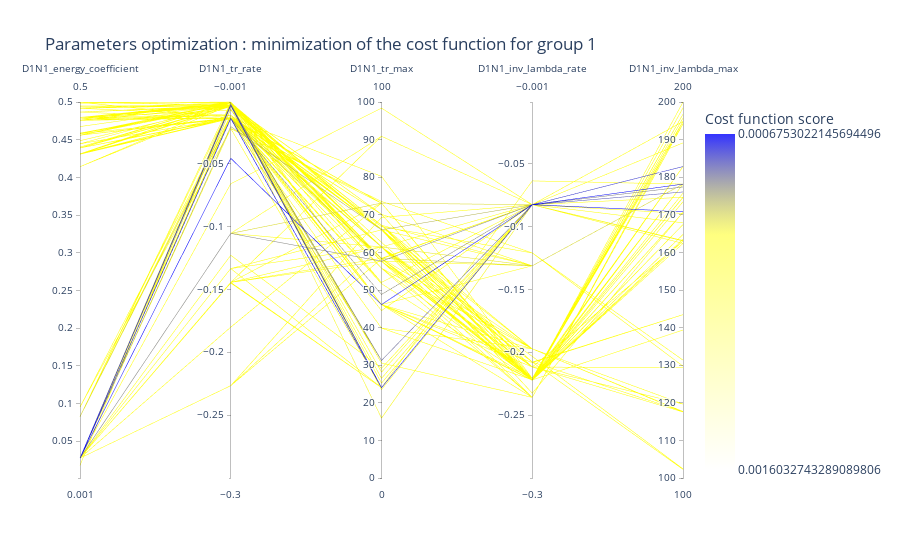
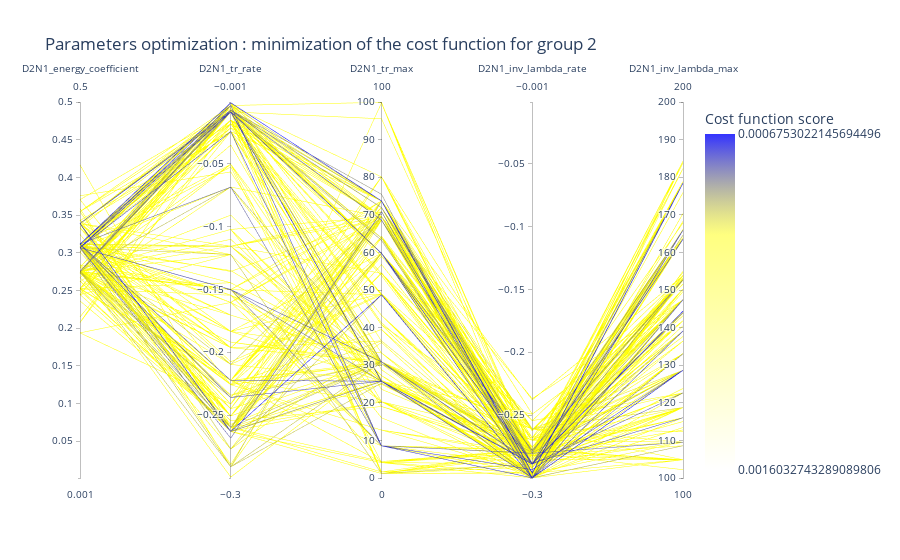

Notebook code for these charts, in order:
### Code cell
for trace in fig:
    display(trace)

### Figure 1 — Plotly figure (JSON) as saved in the notebook; plotly's stock layout.template omitted (floating-point values rounded to 4 significant figures; data arrays with more than 128 entries replaced by an {"elided": "..."} marker saying what was removed)
{"data": [{"dimensions": [{"label": "D1N1_energy_coefficient", "range": [0.001, 0.5], "values": {"elided": "1000 float values"}}, {"label": "D1N1_tr_rate", "range": [-0.3, -0.001], "values": {"elided": "1000 float values"}}, {"label": "D1N1_tr_max", "range": [0, 100], "values": {"elided": "1000 float values"}}, {"label": "D1N1_inv_lambda_rate", "range": [-0.3, -0.001], "values": {"elided": "1000 float values"}}, {"label": "D1N1_inv_lambda_max", "range": [100, 200], "values": {"elided": "1000 float values"}}], "line": {"color": {"elided": "1000 float values"}, "colorbar": {"tickmode": "array", "ticktext": [0.0006753, 0.001603], "tickvals": [-0.0006753, -0.001603], "title": {"text": "Cost function score"}}, "colorscale": [[0, "rgba(0, 0, 255, 0.8)"], [0.3, "rgba(255,255,0,0.5)"], [1, "rgba(255,255,0,0.0)"]], "reversescale": true, "showscale": true}, "type": "parcoords", "unselected": {"line": {"opacity": 0}}}], "layout": {"coloraxis": {"colorbar": {"title": {"text": "Fitness"}}}, "title": {"text": "Parameters optimization : minimization of the cost function for group 1"}}}

### Figure 2 — Plotly figure (JSON) as saved in the notebook; plotly's stock layout.template omitted (floating-point values rounded to 4 significant figures; data arrays with more than 128 entries replaced by an {"elided": "..."} marker saying what was removed)
{"data": [{"dimensions": [{"label": "D2N1_energy_coefficient", "range": [0.001, 0.5], "values": {"elided": "1000 float values"}}, {"label": "D2N1_tr_rate", "range": [-0.3, -0.001], "values": {"elided": "1000 float values"}}, {"label": "D2N1_tr_max", "range": [0, 100], "values": {"elided": "1000 float values"}}, {"label": "D2N1_inv_lambda_rate", "range": [-0.3, -0.001], "values": {"elided": "1000 float values"}}, {"label": "D2N1_inv_lambda_max", "range": [100, 200], "values": {"elided": "1000 float values"}}], "line": {"color": {"elided": "1000 float values"}, "colorbar": {"tickmode": "array", "ticktext": [0.0006753, 0.001603], "tickvals": [-0.0006753, -0.001603], "title": {"text": "Cost function score"}}, "colorscale": [[0, "rgba(0, 0, 255, 0.8)"], [0.3, "rgba(255,255,0,0.5)"], [1, "rgba(255,255,0,0.0)"]], "reversescale": true, "showscale": true}, "type": "parcoords", "unselected": {"line": {"opacity": 0}}}], "layout": {"coloraxis": {"colorbar": {"title": {"text": "Fitness"}}}, "title": {"text": "Parameters optimization : minimization of the cost function for group 2"}}}
